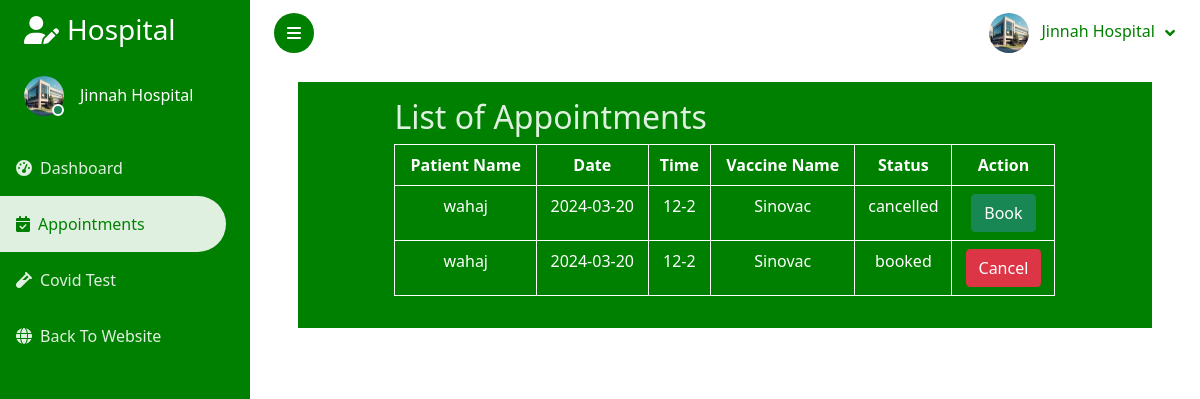
/hospital/appointment.php (signed in), run on the app's committed database.
### tables this page shows
CREATE TABLE `tbl_hospital` (
  `id` int(11) NOT NULL,
  `name` varchar(50) DEFAULT NULL,
  `email` varchar(50) DEFAULT NULL,
  `password` varchar(50) DEFAULT NULL,
  `contact` varchar(15) DEFAULT NULL,
  `cid` varchar(50) DEFAULT NULL,
  `image` varchar(200) DEFAULT NULL,
  `address` varchar(100) DEFAULT NULL,
  `status` varchar(50) NOT NULL DEFAULT 'deactivate'
);

CREATE TABLE `tbl_appointment` (
  `id` int(11) NOT NULL,
  `pid` int(11) DEFAULT NULL,
  `hid` int(11) DEFAULT NULL,
  `date` varchar(20) DEFAULT NULL,
  `time` varchar(20) DEFAULT NULL,
  `vid` int(11) DEFAULT NULL,
  `status` varchar(50) DEFAULT 'pending'
);

CREATE TABLE `tbl_patient` (
  `id` int(11) NOT NULL,
  `name` varchar(50) DEFAULT NULL,
  `email` varchar(50) DEFAULT NULL,
  `password` varchar(50) DEFAULT NULL,
  `contact` varchar(15) DEFAULT NULL,
  `cid` varchar(50) DEFAULT NULL,
  `address` varchar(100) DEFAULT NULL,
  `image` varchar(200) DEFAULT NULL,
  `gender` varchar(50) DEFAULT NULL,
  `status` varchar(50) DEFAULT 'activate'
);

CREATE TABLE `tbl_vaccine` (
  `id` int(11) NOT NULL,
  `name` varchar(50) DEFAULT NULL,
  `status` varchar(50) DEFAULT 'available'
);

### hospital/appointment.php (the view, shortened to what this page needs)
<?php
    include("connection.php");
    $page = "appointment";
?>
<?php require("top.php"); ?>
    <div class="container-fluid position-relative d-flex p-0">
        <?php
        include("sidebar.php");
        ?>
        <div class="content">
            <?php
            include("navbar.php");
            ?>
            <div class="container px-md-5 py-3">
                <div class="row m-0 p-3 bg-green">
                    <div class="col-md-1"></div>
                    <div class="col-md-10">
                        <h2>List of Appointments</h2>
                        <div class="overflow">
                            <table class="table table-bordered border-white text-white text-center">
                                <thead>
                                    <tr>
                                        <th>Patient Name</th>
                                        <th>Date</th>
                                        <th>Time</th>
                                        <th>Vaccine Name</th>
                                        <th>Status</th>
                                        <th>Action</th>
                                    </tr>
                                </thead>
                                <tbody>
                                    <?php
                                    $insert_query = "SELECT tbl_appointment.*,tbl_patient.name as 'pname',tbl_hospital.name as 'hname',tbl_vaccine.name as 'vname' FROM tbl_appointment INNER JOIN tbl_patient ON tbl_appointment.pid = tbl_patient.id INNER JOIN tbl_hospital ON tbl_appointment.hid = tbl_hospital.id INNER JOIN tbl_vaccine ON tbl_appointment.vid = tbl_vaccine.id WHERE hid = $_SESSION[hospital_id]";
                                        $check_result = mysqli_query($connection, $insert_query);
                                        foreach ($check_result as $row) {
                                            echo "<tr>";
                                            echo "<td>$row[pname]</td>";
                                            echo "<td>$row[date]</td>";
                                            echo "<td>$row[time]</td>";
                                            echo "<td>$row[vname]</td>";
                                            echo "<td>$row[status]</td>";
                                            echo "<td>";
                                                if($row['status']=='cancelled'){
                                                    echo"<a href='book_appointment.php?id=$row[id]'>
                                                        <button class='btn btn-success'>Book</button>
                                                    </a>";
                                                }elseif($row['status']=='booked'){
                                                    echo"<a href='cancel_appointment.php?id=$row[id]'>
                                                        <button class='btn btn-danger'>Cancel</button>
                                                    </a>";
                                                }
                                            echo "</td>";
                                        }
                                    ?>
                                </tbody>
                            </table>
                        </div>
                    </div>
                    <div class="col-md-1"></div>
                </div>
            </div>
        </div>
    </div>
<?php require("bottom.php") ?>

### hospital/top.php (shortened to what this page needs)
<!DOCTYPE html>
<html lang="en">
<head>
    <link rel="stylesheet" href="../admin_panel/assets/bootstrap-5/css//bootstrap.min.css">
    <link rel="stylesheet" href="../admin_panel/assets/css/style.css">
    <link rel="stylesheet" href="../admin_panel/assets/fontawesome/css/all.min.css">
</head>
<body>

### hospital/sidebar.php (shortened to what this page needs)
<?php
    include("connection.php");
?>
<div class="sidebar pe-4 pb-3">
    <nav class="navbar bg-green navbar-dark">
        <a href="index.php" class="navbar-brand mx-4 mb-3">
            <h3 class="text-white"><i class="fa fa-user-edit me-2"></i>Hospital</h3>
        </a>
        <div class=" ms-4 mb-4">
            <a href="hospital_profile.php" class="d-flex align-items-center text-decoration-none ">
                <div class="position-relative">
                    <?php
                        $session = $_SESSION['hospital']['id'];
                        $query = "SELECT * FROM tbl_hospital WHERE id = $session";
                        $result = mysqli_fetch_assoc(mysqli_query($connection,$query));
                    ?>
                    <img class="rounded-circle" src="<?php echo $result['image'];?>" alt="" style="width: 40px; height: 40px;">
                    <div class="bg-success rounded-circle border border-2 border-white position-absolute end-0 bottom-0 p-1"></div>
                </div>
                <div class="ms-3">
                    <h6 class="mb-0 text-white "><?php echo $result['name'];?></h6>
                </div>
            </a>
        </div>
        <div class="navbar-nav w-100">
            <a href="index.php" class="nav-item nav-link p-3 <?php if($page == "home"){echo "active";} ?>"><i class="fa fa-tachometer-alt me-2"></i>Dashboard</a>
            <a href="appointment.php" class="nav-item nav-link p-3 <?php if($page == "appointment"){echo "active";} ?>"><i class="fas fa-calendar-check me-2 "></i>Appointments</a>
            <a href="covid_test.php" class="nav-item nav-link p-3 <?php if($page == "test"){echo "active";} ?>"><i class="fas fa-vial me-2 "></i>Covid Test</a>
            <a href="../orthoc/" class="nav-item nav-link p-3 "><i class="fas fa-globe me-2 "></i>Back To Website</a>
        </div>
    </nav>
</div>

### hospital/navbar.php (shortened to what this page needs)
<?php
    include("connection.php");
?>
<nav class="navbar navbar-expand bg-white navbar-dark sticky-top px-4 py-0">
    <a href="#" class="sidebar-toggler flex-shrink-0">
        <i class="fa fa-bars"></i>
    </a>
    <div class="navbar-nav align-items-center ms-auto">
        <div class="nav-item dropdown">
            <button class="nav-link btn dropdown-toggle" type="button" id="dropdownMenuButton1" data-bs-toggle="dropdown" aria-expanded="false">
                <?php
                    $session = $_SESSION['hospital']['id'];
                    $query = "SELECT * FROM tbl_hospital WHERE id = $session";
                    $result = mysqli_fetch_assoc(mysqli_query($connection,$query));
                ?>
                <img class="rounded-circle me-lg-2" src="<?php echo $result['image'];?>" alt="" style="width: 40px; height: 40px;">
                <span class="d-none d-lg-inline-flex"><?php echo $result['name'];?></span>
            </button>
        </div>
    </div>
</nav>

### hospital/bottom.php (shortened to what this page needs)
</body>
</html>

### admin_panel/assets/css/style.css (style rules this page uses)
:root { --primary: #EB1616; --green: #008000; --light: #ffffffe0; --dark: #000000; }
.btn { transition: .5s; }
.sidebar { position: fixed; top: 0; left: 0; bottom: 0; width: 250px; height: 100vh; overflow-y: auto; background: var(--green); transition: 0.5s; z-index: 999; }
.content { margin-left: 250px; min-height: 100vh; background: var(--light); transition: 0.5s; }
@media (min-width: 992px) { .sidebar { margin-left: 0; } }
@media (min-width: 992px) { .content { width: calc(100% - 250px); } }
.bg-green { background-color: var(--green); color: var(--light); }
.overflow { width: 100%; overflow-x: auto; }
table { width: 100%; height: 100%; min-width: max-content; }
.sidebar .navbar .navbar-nav .nav-link { padding: 7px 20px; color: var(--light); font-weight: 500; border-left: 3px solid var(--secondary); border-radius: 0 30px 30px 0; outline: none; }
.sidebar .navbar .navbar-nav .nav-link:hover, .sidebar .navbar .navbar-nav .nav-link.active { color: var(--green); background: var(--light); border-color: var(--primary); }
.content .navbar .navbar-nav .nav-link { margin-left: 25px; padding: 12px 0; color: var(--green); outline: none; }
.content .navbar .sidebar-toggler, .content .navbar .navbar-nav .nav-link i { width: 40px; height: 40px; display: inline-flex; align-items: center; justify-content: center; background: var(--green); color: #ffffff; border-radius: 40px; }
.content .navbar .dropdown-toggle::after { margin-left: 6px; vertical-align: middle; border: none; content: "\f107"; font-family: "Font Awesome 5 Free"; font-weight: bolder; transition: .5s; color: #008000; }

### data on the page
tbl_hospital: image (picture), name "Jinnah Hospital"
tbl_appointment: tbl_patient.name "wahaj", date "2024-03-20", time "12-2", tbl_vaccine.name "Sinovac", status "cancelled"
tbl_appointment: tbl_patient.name "wahaj", date "2024-03-20", time "12-2", tbl_vaccine.name "Sinovac", status "booked"
